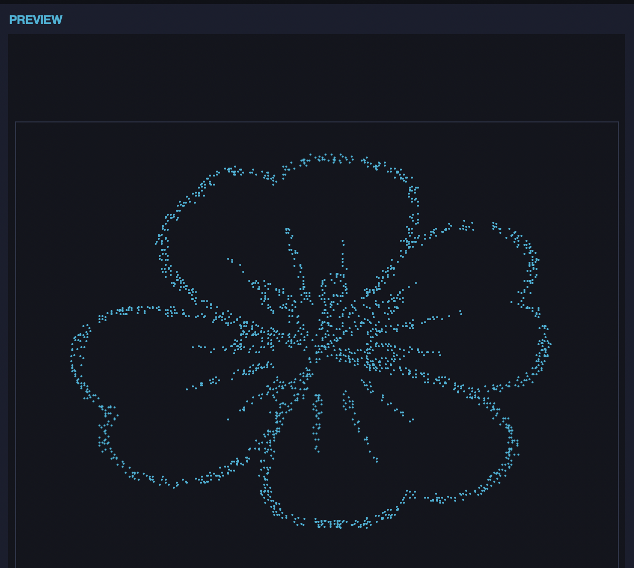
#> input picture pictures/flower-FSD.png, 634 x 568 px
$ python polargraph_image_processor.py ../pictures/flower-FSD.png
#> lines starting #> are read from the running program, lines starting #| are printed output that depends on the picture
"""
============================================
POLARGRAPH PLOTTER - Image Processing Pipeline
Robot Art Dissertation Project
============================================

This Python script processes images into drawing coordinates
for the polargraph plotter. It implements 5 different methods
and outputs coordinate files that MATLAB reads and sends to Arduino.

HYBRID PIPELINE:
  Python (this script) → processes image → saves coordinates as .csv
  MATLAB → reads .csv → sends coordinates to Arduino via serial

METHODS:
  1. Canny Edge Detection    - Extracts outlines/boundaries
  2. Adaptive Thresholding   - Binary conversion preserving local detail
  3. Floyd-Steinberg Dither  - Halftone dots for shading/tone
  4. Contour Tracing         - Connected continuous lines
  5. Weighted Voronoi Stippling - Artistic dot placement

Each method produces different artistic results.
Compare them in the dissertation!

USAGE:
  python polargraph_image_processor.py input_image.jpg --method all
  python polargraph_image_processor.py input_image.jpg --method edge
  python polargraph_image_processor.py input_image.jpg --method threshold
  python polargraph_image_processor.py input_image.jpg --method dither
  python polargraph_image_processor.py input_image.jpg --method contour
  python polargraph_image_processor.py input_image.jpg --method stipple

OUTPUT:
  coords_edge.csv, coords_threshold.csv, etc.
  Each CSV has columns: x, y (in mm)
  Also saves preview images of each method.

DEPENDENCIES:
  pip install opencv-python numpy pillow scipy matplotlib
============================================
"""

import cv2
import numpy as np
from PIL import Image
import matplotlib.pyplot as plt
from scipy.spatial import distance
import argparse
import os
import sys


# ============================================
# CONFIGURATION
# ============================================

class PlotterConfig:
    """Machine parameters - CHANGE THESE TO MATCH YOUR SETUP"""
    D = 600              # Distance between motors (mm)
    DRAW_WIDTH = 400     # Drawing area width (mm)
    DRAW_HEIGHT = 300    # Drawing area height (mm)
    OFFSET_X = 100       # Drawing area left offset from left motor (mm)
    OFFSET_Y = 120       # Drawing area top offset below motor line (mm)
    MAX_POINTS = 3000    # Maximum points to send (more = slower but more detail)
    IMAGE_SIZE = (400, 300)  # Processing resolution (width, height) in pixels


# ============================================
# METHOD 1: CANNY EDGE DETECTION
# ============================================
#
# HOW IT WORKS:
# 1. Convert image to grayscale
# 2. Apply Gaussian blur to reduce noise
# 3. Canny detector finds intensity gradients (where brightness changes sharply)
# 4. Non-maximum suppression thins edges to 1-pixel wide
# 5. Hysteresis thresholding connects strong and weak edges
#
# RESULT: Clean outlines of shapes and boundaries
# BEST FOR: Images with clear shapes, portraits, objects with defined edges
# ARTISTIC STYLE: Line drawing / sketch look
#
# PARAMETERS:
#   - blur_kernel: Size of Gaussian blur (larger = fewer noisy edges)
#   - low_threshold: Weak edge threshold (lower = more edges detected)
#   - high_threshold: Strong edge threshold (higher = only strongest edges)
# ============================================

def method_edge_detection(img_gray, config):
    """
    Canny Edge Detection
    Finds boundaries where pixel intensity changes sharply.
    """
    print("  [1/4] Applying Gaussian blur to reduce noise...")
    blurred = cv2.GaussianBlur(img_gray, (5, 5), 1.5)

    print("  [2/4] Running Canny edge detector...")
    # Low and high thresholds control sensitivity
    # Low threshold: edges below this are discarded
    # High threshold: edges above this are kept
    # Edges between are kept only if connected to strong edges
    edges = cv2.Canny(blurred, 50, 150)

    print("  [3/4] Extracting edge coordinates...")
    # Find all white pixels (edge points)
    points = np.column_stack(np.where(edges > 0))
    # points[:, 0] = row (Y), points[:, 1] = col (X)

    # Convert to (x, y) in mm
    coords = pixels_to_mm(points[:, 1], points[:, 0], img_gray.shape, config)

    print(f"  [4/4] Found {len(coords)} edge points")

    return coords, edges


# ============================================
# METHOD 2: ADAPTIVE THRESHOLDING
# ============================================
#
# HOW IT WORKS:
# 1. Convert to grayscale
# 2. For each pixel, calculate threshold based on LOCAL neighbourhood
#    (unlike global thresholding which uses one value for entire image)
# 3. Pixel becomes white if brighter than local average, black otherwise
# 4. This preserves detail in both bright and dark areas
#
# RESULT: High-contrast black and white image preserving local detail
# BEST FOR: Images with uneven lighting, text, detailed textures
# ARTISTIC STYLE: Bold graphic / woodcut / stencil look
#
# PARAMETERS:
#   - block_size: Size of neighbourhood for local threshold (must be odd)
#   - C: Constant subtracted from mean (higher = less black area)
# ============================================

def method_adaptive_threshold(img_gray, config):
    """
    Adaptive Thresholding
    Converts to binary using locally-computed thresholds.
    Preserves detail better than a single global threshold.
    """
    print("  [1/4] Applying light blur...")
    blurred = cv2.GaussianBlur(img_gray, (3, 3), 0)

    print("  [2/4] Computing adaptive threshold...")
    # ADAPTIVE_THRESH_GAUSSIAN_C: threshold = weighted sum of neighbourhood - C
    # block_size=11: uses 11x11 pixel neighbourhood
    # C=2: subtracts 2 from the mean (fine-tunes black/white balance)
    binary = cv2.adaptiveThreshold(
        blurred, 255,
        cv2.ADAPTIVE_THRESH_GAUSSIAN_C,
        cv2.THRESH_BINARY_INV,  # Invert so dark areas become drawing points
        blockSize=11,
        C=2
    )

    print("  [3/4] Extracting coordinates from black regions...")
    points = np.column_stack(np.where(binary > 0))
    coords = pixels_to_mm(points[:, 1], points[:, 0], img_gray.shape, config)

    print(f"  [4/4] Found {len(coords)} points")

    return coords, binary


# ============================================
# METHOD 3: FLOYD-STEINBERG DITHERING
# ============================================
#
# HOW IT WORKS:
# 1. Process image pixel by pixel, left to right, top to bottom
# 2. For each pixel, decide: is it closer to black or white?
# 3. Set it to black or white accordingly
# 4. Calculate the ERROR (difference between original and chosen value)
# 5. DISTRIBUTE that error to neighbouring pixels:
#        [ current ]  7/16 →
#    3/16 ↙  5/16 ↓  1/16 ↘
# 6. This error diffusion creates the illusion of grey tones
#    using only black and white dots
#
# RESULT: Halftone-style image where dot density represents shade
# BEST FOR: Photographs, images with gradients/shading
# ARTISTIC STYLE: Newspaper print / halftone / stippled shading
#
# The plotter draws dots at each black pixel position,
# so denser areas appear darker — creating the illusion of tone.
# ============================================

def method_dithering(img_gray, config):
    """
    Floyd-Steinberg Dithering
    Converts grayscale to binary using error diffusion.
    Creates halftone effect where dot density = darkness.
    """
    print("  [1/4] Preparing image for dithering...")
    # Work with float copy to handle error diffusion
    img = img_gray.astype(np.float64)
    h, w = img.shape

    print("  [2/4] Running Floyd-Steinberg error diffusion...")
    # Process each pixel
    for y in range(h):
        for x in range(w):
            old_pixel = img[y, x]
            # Quantize to black (0) or white (255)
            new_pixel = 255.0 if old_pixel > 127 else 0.0
            img[y, x] = new_pixel

            # Calculate quantization error
            error = old_pixel - new_pixel

            # Distribute error to neighbours (Floyd-Steinberg kernel)
            if x + 1 < w:
                img[y, x + 1] += error * 7.0 / 16.0       # Right
            if y + 1 < h:
                if x - 1 >= 0:
                    img[y + 1, x - 1] += error * 3.0 / 16.0  # Bottom-left
                img[y + 1, x] += error * 5.0 / 16.0        # Bottom
                if x + 1 < w:
                    img[y + 1, x + 1] += error * 1.0 / 16.0  # Bottom-right

    # Convert back to uint8
    dithered = np.clip(img, 0, 255).astype(np.uint8)
    # Invert so black dots are the drawing points
    dithered_inv = 255 - dithered

    print("  [3/4] Extracting dot coordinates...")
    points = np.column_stack(np.where(dithered_inv > 0))
    coords = pixels_to_mm(points[:, 1], points[:, 0], img_gray.shape, config)

    print(f"  [4/4] Found {len(coords)} dither points")

    return coords, dithered


# ============================================
# METHOD 4: CONTOUR TRACING
# ============================================
#
# HOW IT WORKS:
# 1. Convert to binary using Otsu's method (automatic threshold selection)
# 2. Find contours — continuous chains of connected edge pixels
#    (unlike Canny which gives scattered edge points, contours are ORDERED)
# 3. Each contour is a sequence of (x,y) points forming a closed or open curve
# 4. Approximate contours to reduce point count (Douglas-Peucker algorithm)
# 5. Output as ordered drawing paths
#
# RESULT: Connected continuous lines that the pen follows without lifting
# BEST FOR: Images with clear shapes, logos, silhouettes
# ARTISTIC STYLE: Clean vector-like line art
#
# KEY ADVANTAGE: Because contours are ORDERED sequences, the plotter
# draws continuous lines instead of jumping between scattered dots.
# This is faster and produces cleaner results.
# ============================================

def method_contour_tracing(img_gray, config):
    """
    Contour Tracing
    Finds connected boundaries and traces them as continuous paths.
    Produces ordered coordinates for smooth line drawing.
    """
    print("  [1/5] Applying blur and binary threshold...")
    blurred = cv2.GaussianBlur(img_gray, (5, 5), 1.0)
    # Otsu's method automatically finds optimal threshold
    _, binary = cv2.threshold(blurred, 0, 255, cv2.THRESH_BINARY_INV + cv2.THRESH_OTSU)

    print("  [2/5] Finding contours...")
    contours, hierarchy = cv2.findContours(
        binary, cv2.RETR_TREE, cv2.CHAIN_APPROX_SIMPLE
    )
    print(f"        Found {len(contours)} raw contours")

    print("  [3/5] Simplifying contours (Douglas-Peucker)...")
    # Approximate contours to reduce points while keeping shape
    simplified = []
    for contour in contours:
        # epsilon controls simplification: larger = fewer points
        epsilon = 0.005 * cv2.arcLength(contour, True)
        approx = cv2.approxPolyDP(contour, epsilon, True)
        # Filter out very small contours (noise)
        if cv2.arcLength(approx, True) > 10:
            simplified.append(approx)

    print(f"        Kept {len(simplified)} significant contours")

    print("  [4/5] Converting to drawing coordinates...")
    # Flatten all contour points into ordered path
    all_coords = []
    for contour in simplified:
        for point in contour:
            px, py = point[0]
            all_coords.append([px, py])
        # Add first point again to close the contour
        if len(contour) > 0:
            all_coords.append([contour[0][0][0], contour[0][0][1]])

    all_coords = np.array(all_coords)
    if len(all_coords) == 0:
        print("  WARNING: No contours found!")
        return np.array([]), binary

    coords = pixels_to_mm(all_coords[:, 0], all_coords[:, 1], img_gray.shape, config)

    # Draw contours on preview image
    contour_img = np.zeros_like(img_gray)
    cv2.drawContours(contour_img, simplified, -1, 255, 1)

    print(f"  [5/5] Generated {len(coords)} contour points")

    return coords, contour_img


# ============================================
# METHOD 5: WEIGHTED VORONOI STIPPLING
# ============================================
#
# HOW IT WORKS:
# 1. Generate random seed points across the image
# 2. Weight the density of points by image darkness
#    (darker areas get more points)
# 3. Use Lloyd's relaxation algorithm:
#    a) Compute Voronoi diagram of current points
#    b) Move each point to the weighted centroid of its Voronoi cell
#    c) Repeat — points gradually settle into optimal positions
# 4. After several iterations, points are evenly distributed
#    but denser where the image is darker
#
# RESULT: Artistic dot distribution that recreates the image
# BEST FOR: Portraits, photographs, artistic rendering
# ARTISTIC STYLE: Pointillism / stipple art / ink dots
#
# This is the most computationally expensive method but produces
# the most visually striking and "artistic" results.
#
# SIMPLIFIED VERSION: Instead of full Voronoi, we use a
# probability-based sampling approach which is faster and
# produces similar results for the plotter's resolution.
# ============================================

def method_stippling(img_gray, config):
    """
    Weighted Stippling (simplified Voronoi approach)
    Places dots with density proportional to image darkness.
    Produces pointillist art effect.
    """
    print("  [1/4] Computing darkness-weighted probability map...")
    # Invert so dark areas have high values
    inverted = 255.0 - img_gray.astype(np.float64)

    # Blur slightly for smoother distribution
    inverted = cv2.GaussianBlur(inverted, (5, 5), 2.0)

    # Normalize to probability distribution
    prob_map = inverted / inverted.sum()

    print("  [2/4] Generating stipple points...")
    h, w = img_gray.shape
    num_points = min(config.MAX_POINTS, 2500)

    # Sample pixel positions based on darkness probability
    # Flatten probability map and sample indices
    flat_prob = prob_map.flatten()
    indices = np.random.choice(
        len(flat_prob),
        size=num_points,
        replace=False,
        p=flat_prob
    )

    # Convert flat indices back to (row, col)
    rows = indices // w
    cols = indices % w

    print("  [3/4] Running Lloyd's relaxation (5 iterations)...")
    # Simple relaxation: move each point toward local density centroid
    for iteration in range(5):
        new_rows = np.zeros_like(rows, dtype=np.float64)
        new_cols = np.zeros_like(cols, dtype=np.float64)

        for i in range(len(rows)):
            r, c = rows[i], cols[i]
            # Define local neighbourhood
            r_min = max(0, r - 5)
            r_max = min(h, r + 6)
            c_min = max(0, c - 5)
            c_max = min(w, c + 6)

            # Get local probability patch
            patch = inverted[r_min:r_max, c_min:c_max]
            if patch.sum() > 0:
                # Compute weighted centroid
                rr, cc = np.meshgrid(
                    np.arange(r_min, r_max),
                    np.arange(c_min, c_max),
                    indexing='ij'
                )
                total = patch.sum()
                new_rows[i] = (rr * patch).sum() / total
                new_cols[i] = (cc * patch).sum() / total
            else:
                new_rows[i] = r
                new_cols[i] = c

        rows = np.clip(new_rows.astype(int), 0, h - 1)
        cols = np.clip(new_cols.astype(int), 0, w - 1)

    # Convert to mm coordinates
    coords = pixels_to_mm(cols, rows, img_gray.shape, config)

    # Create preview image
    stipple_img = np.ones_like(img_gray) * 255
    for r, c in zip(rows, cols):
        cv2.circle(stipple_img, (int(c), int(r)), 1, 0, -1)

    print(f"  [4/4] Generated {len(coords)} stipple points")

    return coords, stipple_img


# ============================================
# UTILITY FUNCTIONS
# ============================================

def pixels_to_mm(px_x, px_y, img_shape, config):
    """
    Convert pixel coordinates to mm coordinates on the plotter.

    Pixel (0,0) = top-left of image
    Plotter (0,0) = left motor position

    The drawing area is offset from the motors by OFFSET_X and OFFSET_Y.
    """
    h, w = img_shape[:2]

    # Scale pixels to drawing area mm
    scale_x = config.DRAW_WIDTH / w
    scale_y = config.DRAW_HEIGHT / h

    mm_x = px_x * scale_x + config.OFFSET_X
    mm_y = px_y * scale_y + config.OFFSET_Y

    coords = np.column_stack([mm_x, mm_y])
    return coords


def subsample_points(coords, max_points):
    """Randomly subsample if too many points."""
    if len(coords) > max_points:
        indices = np.random.choice(len(coords), max_points, replace=False)
        coords = coords[indices]
    return coords


def optimise_path_nearest_neighbour(coords):
    """
    Nearest-Neighbour Path Optimisation

    Problem: Edge detection gives points in raster order (top to bottom,
    left to right). If we draw them in this order, the pen jumps across
    the board constantly — slow and messy.

    Solution: Starting from the first point, always move to the nearest
    unvisited point next. This greedy algorithm doesn't find the optimal
    path (that's the Travelling Salesman Problem — NP-hard) but it gives
    a much better path than raster order.

    This is like a simplified TSP (Travelling Salesman Problem) solver.
    The pen "visits" each coordinate once, minimising total travel distance.

    Time complexity: O(n²) — fine for up to ~5000 points
    """
    n = len(coords)
    if n <= 1:
        return coords

    print(f"  Optimising path for {n} points (nearest-neighbour)...")

    visited = np.zeros(n, dtype=bool)
    path = np.zeros(n, dtype=int)
    path[0] = 0
    visited[0] = True

    for i in range(1, n):
        current = path[i - 1]
        current_pt = coords[current]

        # Calculate distances to all unvisited points
        dists = np.sum((coords - current_pt) ** 2, axis=1)
        dists[visited] = np.inf  # Exclude visited

        nearest = np.argmin(dists)
        path[i] = nearest
        visited[nearest] = True

        if i % 500 == 0:
            print(f"    Progress: {i}/{n}")

    return coords[path]


def save_coordinates(coords, filename, config):
    """Save coordinates as CSV file for MATLAB to read."""
    np.savetxt(filename, coords, delimiter=',', header='x_mm,y_mm',
               comments='', fmt='%.2f')
    print(f"  Saved {len(coords)} coordinates to {filename}")


def save_preview(img, title, filename):
    """Save a preview image showing the processing result."""
    plt.figure(figsize=(8, 6))
    plt.imshow(img, cmap='gray')
    plt.title(title)
    plt.axis('off')
    plt.tight_layout()
    plt.savefig(filename, dpi=150, bbox_inches='tight')
    plt.close()
    print(f"  Saved preview: {filename}")


def save_comparison(results, original, output_dir):
    """Save a side-by-side comparison of all methods."""
    n = len(results) + 1
    cols = 3
    rows = (n + cols - 1) // cols

    fig, axes = plt.subplots(rows, cols, figsize=(15, 5 * rows))
    axes = axes.flatten()

    # Original
    axes[0].imshow(original, cmap='gray')
    axes[0].set_title('Original Image', fontsize=12, fontweight='bold')
    axes[0].axis('off')

    # Each method
    for i, (name, preview_img, num_points) in enumerate(results):
        axes[i + 1].imshow(preview_img, cmap='gray')
        axes[i + 1].set_title(f'{name}\n({num_points} points)', fontsize=11)
        axes[i + 1].axis('off')

    # Hide unused subplots
    for j in range(len(results) + 1, len(axes)):
        axes[j].axis('off')

    plt.suptitle('Image Processing Methods Comparison', fontsize=14, fontweight='bold')
    plt.tight_layout()
    filepath = os.path.join(output_dir, 'comparison_all_methods.png')
    plt.savefig(filepath, dpi=150, bbox_inches='tight')
    plt.close()
    print(f"\nComparison saved: {filepath}")


# ============================================
# MAIN PIPELINE
# ============================================

def process_image(image_path, method='all', output_dir='output'):
    """
    Main processing pipeline.

    Flow:
      1. Load image
      2. Resize to processing resolution
      3. Convert to grayscale
      4. Apply selected method(s)
      5. Subsample if too many points
      6. Optimise drawing path
      7. Save coordinates as CSV
      8. Save preview images
    """
#> called with image_path = '../pictures/flower-FSD.png', method = 'all', output_dir = 'output'
    # Create output directory
    os.makedirs(output_dir, exist_ok=True)

    config = PlotterConfig()

    # Load and prepare image
    print(f"Loading image: {image_path}")
    img = cv2.imread(image_path)
#> img is the input picture: shape (568, 634, 3); mean B, G, R 32.9, 24.4, 21.1
    if img is None:
        print(f"ERROR: Could not load image '{image_path}'")
        sys.exit(1)

    # Resize
    img = cv2.resize(img, config.IMAGE_SIZE)
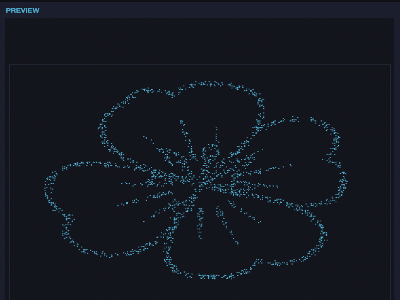
#> img: shape (300, 400, 3); mean B, G, R 32.7, 24.3, 21
    img_gray = cv2.cvtColor(img, cv2.COLOR_BGR2GRAY)
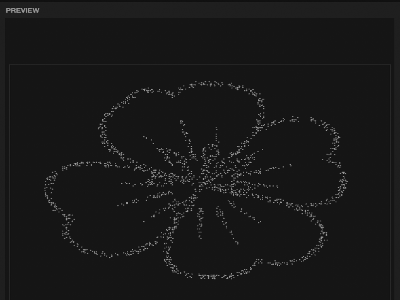
#> img_gray: shape (300, 400); min 13, max 157, mean 24.1

    print(f"Image size: {img_gray.shape[1]}x{img_gray.shape[0]} pixels")
#| Image size: 400x300 pixels
    print(f"Drawing area: {config.DRAW_WIDTH}x{config.DRAW_HEIGHT} mm")
    print(f"Max points: {config.MAX_POINTS}")
    print()

    # Define methods
    methods = {
        'edge':      ('1. Canny Edge Detection',    method_edge_detection),
        'threshold': ('2. Adaptive Thresholding',    method_adaptive_threshold),
        'dither':    ('3. Floyd-Steinberg Dithering', method_dithering),
        'contour':   ('4. Contour Tracing',          method_contour_tracing),
        'stipple':   ('5. Weighted Stippling',       method_stippling),
    }

    # Select methods to run
    if method == 'all':
        selected = methods.keys()
    elif method in methods:
        selected = [method]
    else:
        print(f"ERROR: Unknown method '{method}'")
        print(f"Available: {', '.join(methods.keys())}, all")
        sys.exit(1)

    results = []

    for key in selected:
        name, func = methods[key]
        print(f"{'='*50}")
        print(f"Processing: {name}")
        print(f"{'='*50}")

        # Run method
        coords, preview_img = func(img_gray.copy(), config)

        if len(coords) == 0:
            print(f"  WARNING: No points generated, skipping.\n")
            continue

        # Subsample if needed
        coords = subsample_points(coords, config.MAX_POINTS)

        # Optimise path (skip for contour — already ordered)
        if key != 'contour':
            coords = optimise_path_nearest_neighbour(coords)

        # Save outputs
        csv_path = os.path.join(output_dir, f'coords_{key}.csv')
        save_coordinates(coords, csv_path, config)

        preview_path = os.path.join(output_dir, f'preview_{key}.png')
        save_preview(preview_img, name, preview_path)

        results.append((name, preview_img, len(coords)))
        print()
#> this loop made 5 passes
#> n in optimise_path_nearest_neighbour on passes 1, 2, 3, 5: 1422, 3000, 3000, 2500
#> (printed output is left out)
#> pass 1, in method_edge_detection, `blurred = cv2.GaussianBlur(img_gray, (5, 5), 1.5)`:
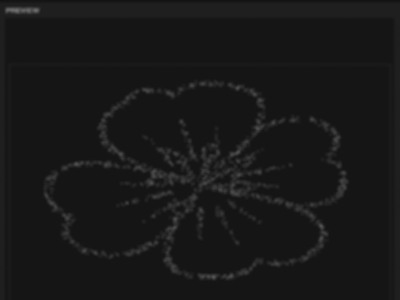
#> blurred: shape (300, 400); min 20, max 112, mean 24.1
#> after the loop, results = 5 items
#> (the rest of the program and of its run is left out)
